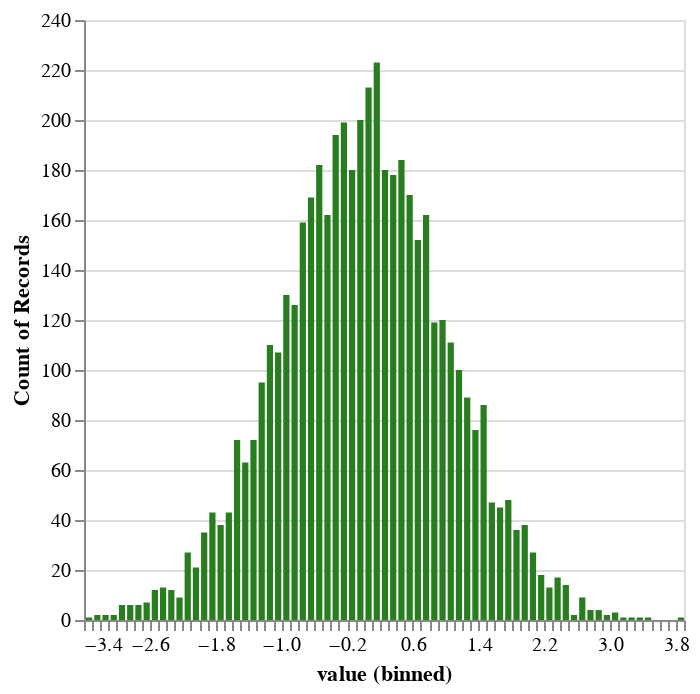

Source (notebook cell):
### Code cell
# Histograms work better here

normal_values = pd.DataFrame({"value": n.rvs(5000)})

alt.Chart(normal_values).mark_bar().encode(
    alt.X("value", bin=alt.Bin(maxbins=100)),
    y='count()',
    color=alt.value('#287E1E'),  # Aside: Note US spelling. Also try "hex codes": https://htmlcolorcodes.com/
)

### Figure 1 — Vega-Lite specification as saved in the notebook (floating-point values rounded to 4 significant figures; data arrays with more than 128 entries replaced by an {"elided": "..."} marker saying what was removed)
{"config": {"view": {"continuousWidth": 300, "continuousHeight": 300}}, "data": {"name": "data-2de95863b121892bc8dc9c3418fec5fd"}, "mark": {"type": "bar"}, "encoding": {"color": {"value": "#287E1E"}, "x": {"bin": {"maxbins": 100}, "field": "value", "type": "quantitative"}, "y": {"aggregate": "count", "type": "quantitative"}}, "$schema": "https://vega.github.io/schema/vega-lite/v5.8.0.json", "datasets": {"data-2de95863b121892bc8dc9c3418fec5fd": {"elided": "5000 records"}}}
